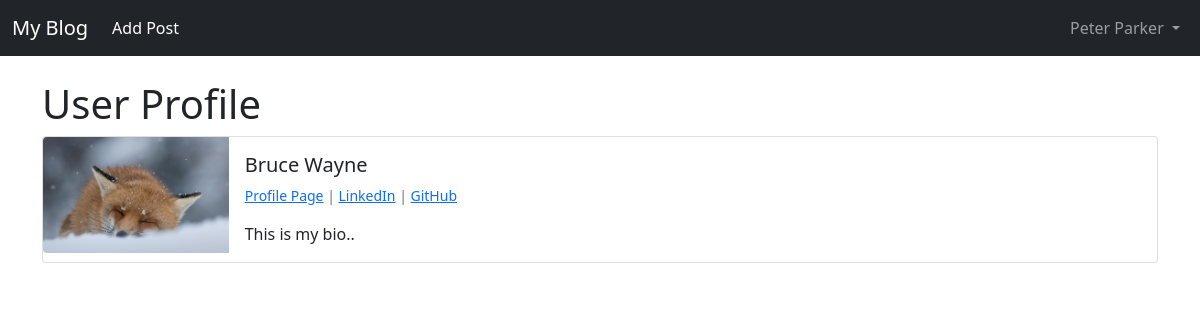
Page /members/1/profile/ (signed in) on the committed database.
### post/models.py (models this page shows, shortened)
class Profile(models.Model):
    user = models.OneToOneField(User, null=True, on_delete=models.CASCADE)
    bio = models.TextField()
    profile_pic = models.ImageField(null=True, blank= True, upload_to='images/profile')
    linkedin_url = models.CharField(max_length=255, null=True, blank=True)
    github_url = models.CharField(max_length=255, null=True, blank=True)

### member/views.py (the view)
# urls.py: path('<int:pk>/profile/', ShowProfilePageView.as_view(), name = 'show_profile_page'),
class ShowProfilePageView(DetailView):
    model = Profile
    template_name = 'registration/user_profile.html'
    def get_context_data(self, *args, **kwargs):
        users = Profile.objects.all()
        context = super(ShowProfilePageView, self).get_context_data(*args, **kwargs)
        page_user = get_object_or_404(Profile, id=self.kwargs['pk'])
        context["page_user"] = page_user
        return context

### member/templates/registration/user_profile.html (shortened to what this page needs)
{% extends "base.html" %}
{% load static %}
{% block content %}
<h1> User Profile </h1>
<div class="card mb-3">
    <div class="row g-0">
      <div class="col-md-2">
        {% if page_user.profile_pic %}
          <img src="{{ page_user.profile_pic.url }}" class="img-fluid rounded-start">
        {% else %}
          <img src="{% static "Blog/images/profile.png" %}" class="img-fluid rounded-start">
        {% endif %}
      </div>
      <div class="col-md-10">
        <div class="card-body">
          <h5 class="card-title">
              {{ page_user.user.first_name }}
              {{ page_user.user.last_name }}
          </h5>
            <p class="small text-muted">
                <a href="{% url 'show_profile_page' page_user.id %}">Profile Page</a>
                {% if page_user.linkedin_url %}
                 | <a href="{{ page_user.linkedin_url }}">LinkedIn</a>
                {% endif %}
                {% if page_user.github_url %}
                  | <a href="{{ page_user.github_url }}">GitHub</a>
                {% endif %}
            </p>
          <p class="card-text">
              {{ page_user.bio }}
          </p>
        </div>
      </div>
    </div>
  </div>
      <br/><br/>
  {% endblock %}

### post/templates/nav.html (shortened to what this page needs)
<nav class="navbar navbar-expand-lg navbar-dark bg-dark">
    <div class="container-fluid">
      <a class="navbar-brand" href="{% url 'home' %}">My Blog</a>
      <div class="collapse navbar-collapse" id="navbarNav">
        <ul class="navbar-nav mr-auto">
          {% if user.is_authenticated %}
            <li class="nav-item">
              <a class="nav-link active" aria-current="page" href="{% url 'add_post' %}">Add Post</a>
            </li>
          {% endif %}
        </ul>
      </div>
      {% if user.is_authenticated %}
          <ul class="navbar-nav ml-auto">
            <li class="nav-item dropdown">
              <a class="nav-link dropdown-toggle" href="#" id="navbarDropdown" role="button" data-bs-toggle="dropdown" aria-expanded="false">
                {{user.first_name}}
                {{user.last_name}}
              </a>
          </li>
        </ul>
      {% endif %}
    </div>
  </nav>
  <br/>
  <div class="container">

### rows in the picture
Profile: profile_pic (picture), user.first_name "Bruce", user.last_name "Wayne", bio "This is my bio.."

### other values in the picture
{{ user.first_name }} "Peter"
{{ user.last_name }} "Parker"
